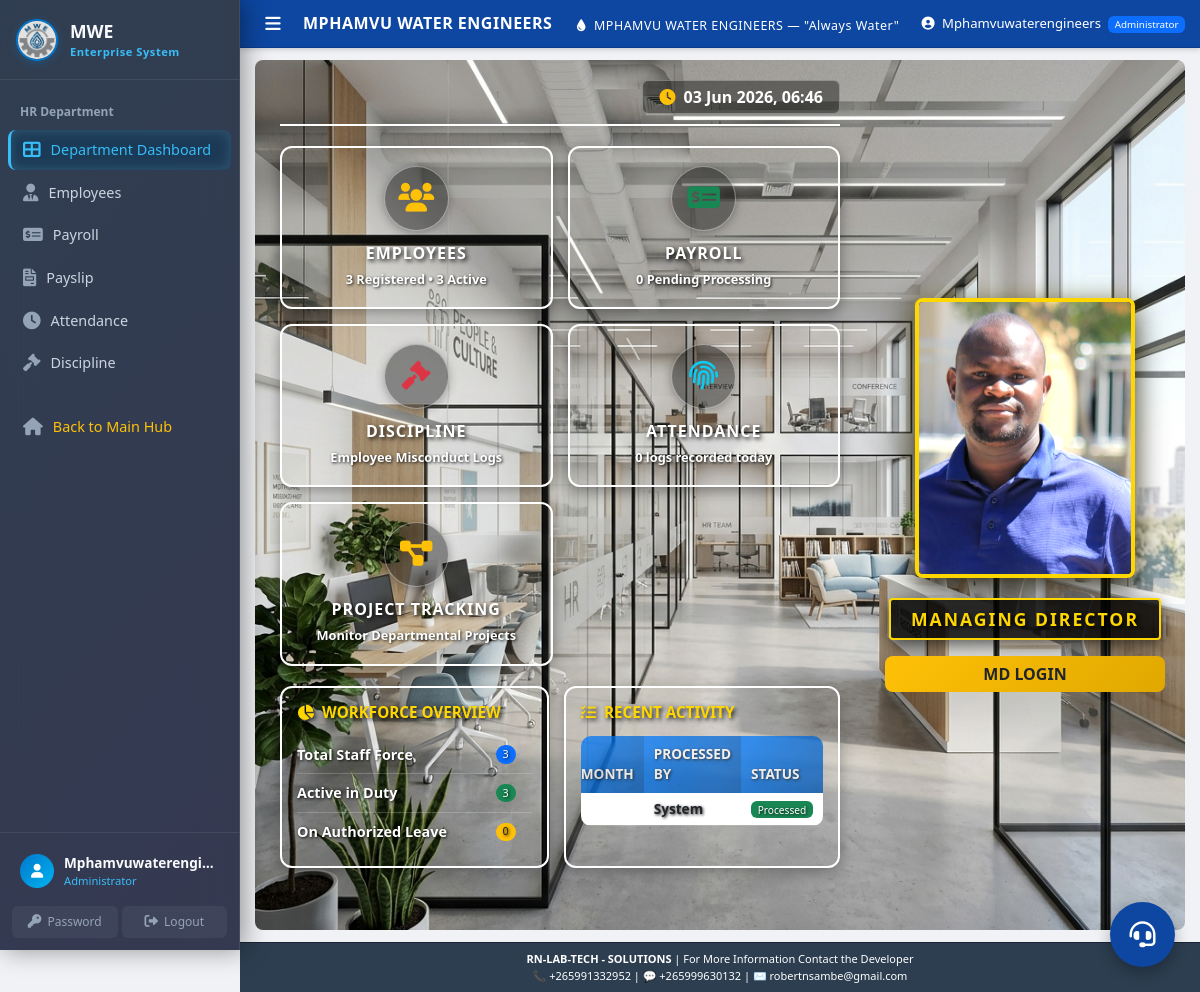
The app's page /hr/dashboard (signed in), older data.
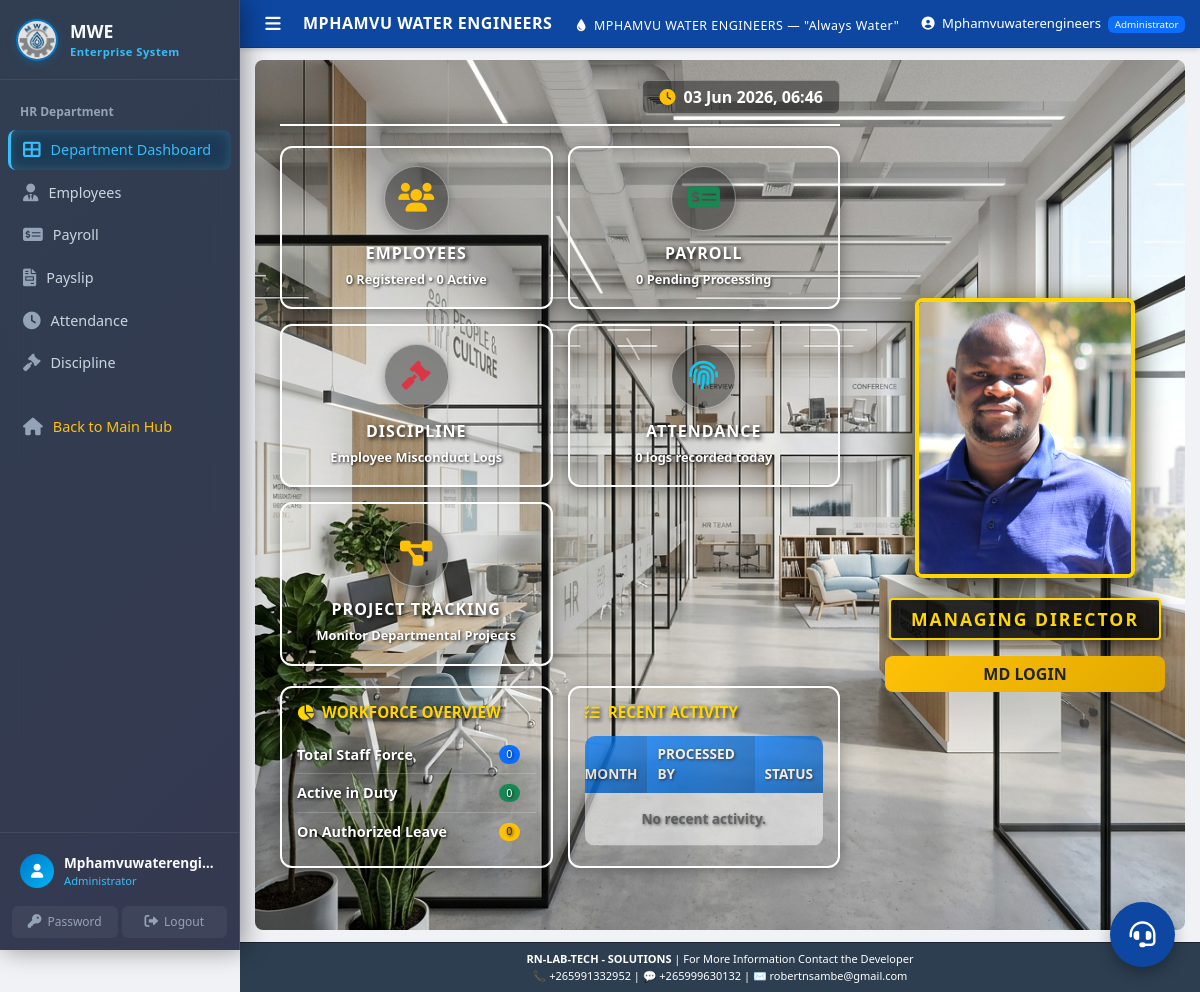
The same page, newer data.
### models.py (models this page shows)
class Payroll(db.Model):
    __tablename__ = 'payroll'
    payroll_id = db.Column(db.Integer, primary_key=True)
    employee_id = db.Column(db.Integer, db.ForeignKey('employees.employee_id'), nullable=False)
    payroll_month = db.Column(db.String(20), nullable=False)
    basic_salary = db.Column(db.Float, nullable=False)
    allowances = db.Column(db.Float, default=0)
    payee_tax = db.Column(db.Float, default=0)
    loan_deduction = db.Column(db.Float, default=0)
    deductions = db.Column(db.Float, default=0) # Other general deductions
    taxes = db.Column(db.Float, default=0) # Total taxes (including payee if not overridden)
    net_salary = db.Column(db.Float, nullable=False)
    absentee_deduction = db.Column(db.Float, default=0)
    status = db.Column(db.String(20), default='Processed')
    created_at = db.Column(db.DateTime, default=datetime.utcnow)
    updated_at = db.Column(db.DateTime, default=datetime.utcnow, onupdate=datetime.utcnow)
    reference_number = db.Column(db.String(50), unique=True, default=lambda: get_reference_number('PAY'))
    employee = db.relationship('Employee', backref='payrolls')

### hr/hr_routes.py (the view)
@hr_bp.route('/dashboard', methods=['GET'])
@login_required
@admin_required
def dashboard():
    session['department_context'] = 'HR Department'
    session['department_dashboard'] = 'hr.dashboard'
    total_employees = Employee.query.count()
    active_employees = Employee.query.filter_by(status='Active').count()
    on_leave = Employee.query.filter_by(status='On Leave').count()
    pending_payroll = Payroll.query.filter_by(status='Pending').count()
    recent_payrolls = Payroll.query.order_by(Payroll.created_at.desc()).limit(5).all()
    today = date.today()
    today_attendance = Attendance.query.filter_by(date=today).count()
    return render_template('hr/dashboard.html',
                           total_employees=total_employees,
                           active_employees=active_employees,
                           on_leave=on_leave,
                           pending_payroll=pending_payroll,
                           recent_payrolls=recent_payrolls,
                           today_attendance=today_attendance,
                           now=datetime.now())

### app.py (called while the page is built)
@app.context_processor
def inject_now():
    return {
        'datetime': datetime,
    }

### hr/hr_routes.py (called while the page is built)
def login_required(f):
    @wraps(f)
    def decorated_function(*args, **kwargs):
        if 'user_id' not in session:
            flash('Please log in to access this page.', 'error')
            return redirect(url_for('login'))
        return f(*args, **kwargs)
    return decorated_function

def admin_required(f):
    @wraps(f)
    def decorated_function(*args, **kwargs):
        if session.get('role') not in ['Administrator', 'Director', 'HR Manager']:
            flash('You do not have permission to access the HR Department.', 'error')
            return redirect(url_for('dashboard'))
        return f(*args, **kwargs)
    return decorated_function

### templates/hr/dashboard.html (shortened to what the changed rows need)
{% extends "base.html" %}
{% block content %}
<div class="hr-dashboard-wrapper">
    <div class="hr-content-area">
        <div class="hr-modules">
            <a href="{{ url_for('hr.gateway', module='Employees') }}" class="hr-module-card">
                <div class="module-icon text-warning">
                    <i class="fas fa-users"></i>
                </div>
                <div class="module-name">Employees</div>
                <div class="module-stat">{{ total_employees }} Registered &bull; {{ active_employees }} Active</div>
            </a>
        </div>
        <div class="hr-analysis-row">
            <div class="hr-analysis-card">
                <ul class="list-group list-group-flush">
                    <li class="list-group-item d-flex justify-content-between align-items-center ps-0">
                        Total Staff Force <span class="badge bg-primary rounded-pill">{{ total_employees }}</span>
                    </li>
                    <li class="list-group-item d-flex justify-content-between align-items-center ps-0">
                        Active in Duty <span class="badge bg-success rounded-pill">{{ active_employees }}</span>
                    </li>
                </ul>
            </div>
            <div class="hr-analysis-card">
                <div class="table-responsive">
                    <table class="table table-hover table-sm">
                        <thead>
                            <tr class="small text-uppercase opacity-75">
                                <th class="ps-0">Month</th>
                                <th>Processed By</th>
                                <th>Status</th>
                            </tr>
                        </thead>
                        <tbody>
                            {% for p in recent_payrolls %}
                            <tr>
                                <td class="ps-0">{{ p.month_year }}</td>
                                <td>{{ p.processed_by or 'System' }}</td>
                                <td>
                                    <span class="badge bg-{{ 'success' if p.status == 'Processed' else 'warning' }}">{{ p.status }}</span>
                                </td>
                            </tr>
                            {% else %}
                            <tr><td colspan="3" class="text-center py-3 opacity-50">No recent activity.</td></tr>
                            {% endfor %}
                        </tbody>
                    </table>
                </div>
            </div>
        </div>
    </div>
</div>
{% endblock %}

Row changes from the older to the newer data that the page shows:
removed Payroll: processed_by "System", status "Processed"
Text that changed along with them:
{{ total_employees }}: "3" → "0"
{{ active_employees }}: "3" → "0"
text now shown: "No recent activity."
